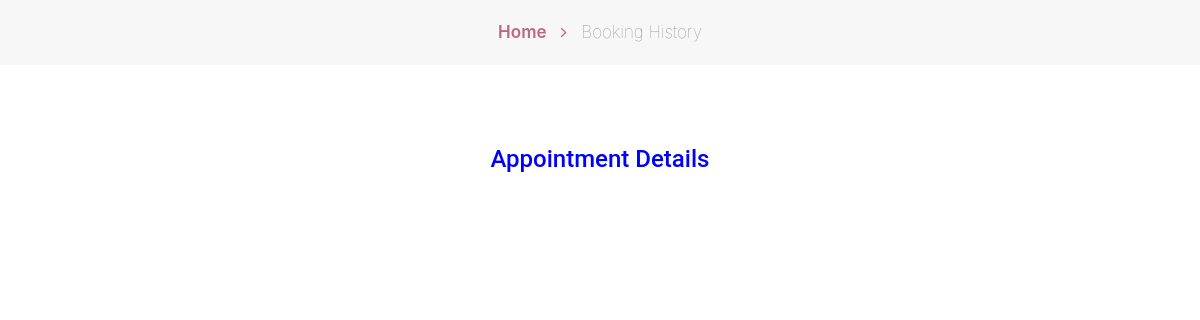
Page /portal/appointment-detail.php?aptnumber=972433957 (signed in) on the earlier database version.
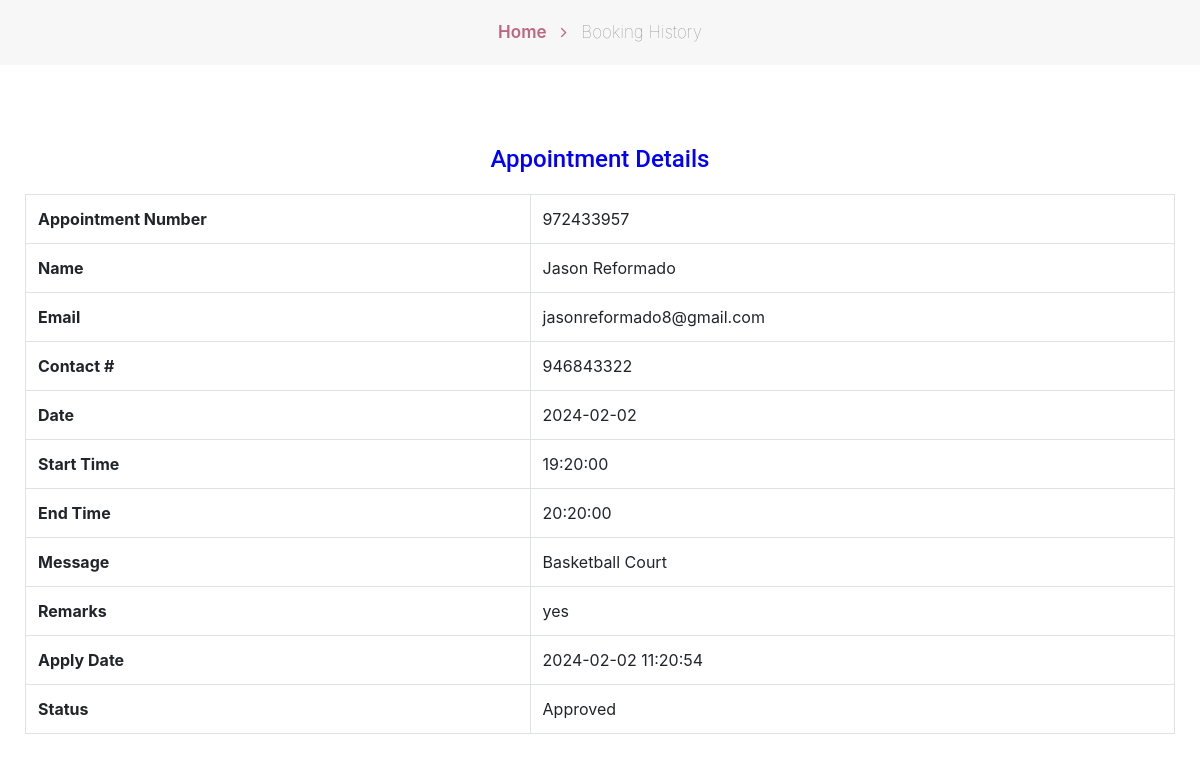
Same page on the later database version.
### tables this page shows
CREATE TABLE `tblbook` (
  `ID` int(10) NOT NULL,
  `UserID` int(10) DEFAULT NULL,
  `AptNumber` int(10) DEFAULT NULL,
  `AptDate` date DEFAULT NULL,
  `AptTime` time DEFAULT NULL,
  `endTime` time DEFAULT NULL,
  `Message` mediumtext DEFAULT NULL,
  `BookingDate` timestamp NULL DEFAULT current_timestamp(),
  `Remark` varchar(250) DEFAULT NULL,
  `Status` varchar(250) DEFAULT NULL,
  `RemarkDate` timestamp NULL DEFAULT NULL ON UPDATE current_timestamp()
);

CREATE TABLE `tbluser` (
  `ID` int(10) NOT NULL,
  `FirstName` varchar(120) DEFAULT NULL,
  `LastName` varchar(250) DEFAULT NULL,
  `MobileNumber` bigint(10) DEFAULT NULL,
  `Email` varchar(120) DEFAULT NULL,
  `Password` varchar(120) DEFAULT NULL,
  `RegDate` timestamp NULL DEFAULT current_timestamp(),
  `address` varchar(225) NOT NULL,
  `status` varchar(225) DEFAULT NULL,
  `ProfilePicture` varchar(225) NOT NULL,
  `numplp` int(2) DEFAULT NULL,
  `movein` date DEFAULT NULL,
  `monthly` varchar(225) DEFAULT NULL,
  `total_fee` int(55) DEFAULT NULL,
  `total_paid` int(55) DEFAULT NULL,
  `balance` int(55) DEFAULT NULL,
  `paid` int(55) DEFAULT NULL,
  `January_total_fee` decimal(10,2) DEFAULT 0.00,
  `January_total_paid` decimal(10,2) DEFAULT 0.00,
  `January_balance` decimal(10,2) DEFAULT 0.00,
  `February_total_fee` decimal(10,2) DEFAULT 0.00,
  `February_total_paid` decimal(10,2) DEFAULT 0.00,
  `February_balance` decimal(10,2) DEFAULT 0.00,
  `March_total_fee` decimal(10,2) DEFAULT 0.00,
  `March_total_paid` decimal(10,2) DEFAULT 0.00,
  `March_balance` decimal(10,2) DEFAULT 0.00,
  `April_total_fee` decimal(10,2) DEFAULT 0.00,
  `April_total_paid` decimal(10,2) DEFAULT 0.00,
  `April_balance` decimal(10,2) DEFAULT 0.00,
  `May_total_fee` decimal(10,2) DEFAULT 0.00,
  `May_total_paid` decimal(10,2) DEFAULT 0.00,
  `May_balance` decimal(10,2) DEFAULT 0.00,
  `June_total_fee` decimal(10,2) DEFAULT 0.00,
  `June_total_paid` decimal(10,2) DEFAULT 0.00,
  `June_balance` decimal(10,2) DEFAULT 0.00,
  `July_total_fee` decimal(10,2) DEFAULT 0.00,
  `July_total_paid` decimal(10,2) DEFAULT 0.00,
  `July_balance` decimal(10,2) DEFAULT 0.00,
  `August_total_fee` decimal(10,2) DEFAULT 0.00,
  `August_total_paid` decimal(10,2) DEFAULT 0.00,
  `August_balance` decimal(10,2) DEFAULT 0.00,
  `September_total_fee` decimal(10,2) DEFAULT 0.00,
  `September_total_paid` decimal(10,2) DEFAULT 0.00,
  `September_balance` decimal(10,2) DEFAULT 0.00,
  `October_total_fee` decimal(10,2) DEFAULT 0.00,
  `October_total_paid` decimal(10,2) DEFAULT 0.00,
  `October_balance` decimal(10,2) DEFAULT 0.00,
  `November_total_fee` decimal(10,2) DEFAULT 0.00,
  `November_total_paid` decimal(10,2) DEFAULT 0.00,
  `November_balance` decimal(10,2) DEFAULT 0.00,
  `December_total_fee` decimal(10,2) DEFAULT 0.00,
  `December_total_paid` decimal(10,2) DEFAULT 0.00,
  `December_balance` decimal(10,2) DEFAULT 0.00,
  `February` varchar(11) DEFAULT NULL,
  `March` varchar(11) DEFAULT NULL,
  `April` varchar(11) DEFAULT NULL,
  `May` varchar(11) DEFAULT NULL,
  `June` int(11) DEFAULT NULL,
  `July` int(11) DEFAULT NULL,
  `August` int(11) DEFAULT NULL,
  `September` int(11) DEFAULT NULL,
  `October` int(11) DEFAULT NULL,
  `November` int(11) DEFAULT NULL,
  `December` int(11) DEFAULT NULL,
  `January` varchar(30) DEFAULT NULL
);

### portal/appointment-detail.php (the view, shortened to what this page needs)
<?php
include('includes/dbconnection.php');
if (strlen($_SESSION['bpmsuid']==0)) {
  header('location:logout.php');
  } else{
  ?>
<!doctype html>
<html lang="en">
  <head>
    <link rel="stylesheet" href="assets/css/style-starter.css">
  </head>
  <body id="home">
<section class="w3l-inner-banner-main">
<div class="breadcrumbs-sub">
<div class="container">
<ul class="breadcrumbs-custom-path">
    <li class="right-side propClone"><a href="user-dashboard.php" class="">Home <span class="fa fa-angle-right" aria-hidden="true"></span></a> <p></li>
    <li class="active ">
        Booking History</li>
</ul>
</div>
</div>
</section>
<section class="w3l-contact-info-main" id="contact">
    <div class="contact-sec	">
        <div class="container">
            <div>
                <div class="cont-details">
                   <div class="table-content table-responsive cart-table-content m-t-30">
                   <h4 style="padding-bottom: 20px;text-align: center;color: blue;">Appointment Details</h4>
                        <?php
$cid=$_GET['aptnumber'];
$ret=mysqli_query($con,"select tbluser.FirstName,tbluser.LastName,tbluser.Email,tbluser.MobileNumber,tblbook.ID as bid,tblbook.AptNumber,tblbook.AptDate,tblbook.AptTime,tblbook.endTime,tblbook.Message,tblbook.BookingDate,tblbook.Remark,tblbook.Status,tblbook.RemarkDate from tblbook join tbluser on tbluser.ID=tblbook.UserID where tblbook.AptNumber='$cid'");
while ($row=mysqli_fetch_array($ret)) {
?>
                        <table class="table table-bordered">
                            <tr>
    <th>Appointment Number</th>
    <td><?php  echo $row['AptNumber'];?></td>
  </tr>
  <tr>
<th>Name</th>
    <td><?php  echo $row['FirstName'];?> <?php  echo $row['LastName'];?></td>
  </tr>
<tr>
    <th>Email</th>
    <td><?php  echo $row['Email'];?></td>
  </tr>
   <tr>
    <th>Contact #</th>
    <td><?php  echo $row['MobileNumber'];?></td>
  </tr>
   <tr>
    <th> Date</th>
    <td><?php  echo $row['AptDate'];?></td>
  </tr>
<tr>
    <th>Start Time</th>
    <td><?php  echo $row['AptTime'];?></td>
  </tr>
  <tr>
    <th>End Time</th>
    <td><?php  echo $row['endTime'];?></td>
  </tr>
  <tr>
    <th>Message</th>
    <td><?php  echo $row['Message'];?></td>
  </tr>
  <tr>
    <th>Remarks</th>
    <td><?php  echo $row['Remark'];?></td>
  </tr>
  <tr>
    <th>Apply Date</th>
    <td><?php  echo $row['BookingDate'];?></td>
  </tr>
<tr>
    <th>Status</th>
    <td> <?php
if($row['Status']=="Approved")
{
  echo "Approved";
}
     ;?></td>
  </tr>
                        </table><?php } ?>
                    </div> </div>
    </div>
    </div></div>
</section>
</body>
</html><?php } ?>

Differences in the rows shown:
added tblbook: AptNumber "972433957", UserID.FirstName "Jason", UserID.LastName "Reformado", UserID.Email "jasonreformado8@gmail.com", UserID.MobileNumber "946843322", AptDate "2024-02-02", AptTime "19:20:00", endTime "20:20:00", Message "Basketball Court", Remark "yes", BookingDate "2024-02-02 11:20:54", Status "Approved"
